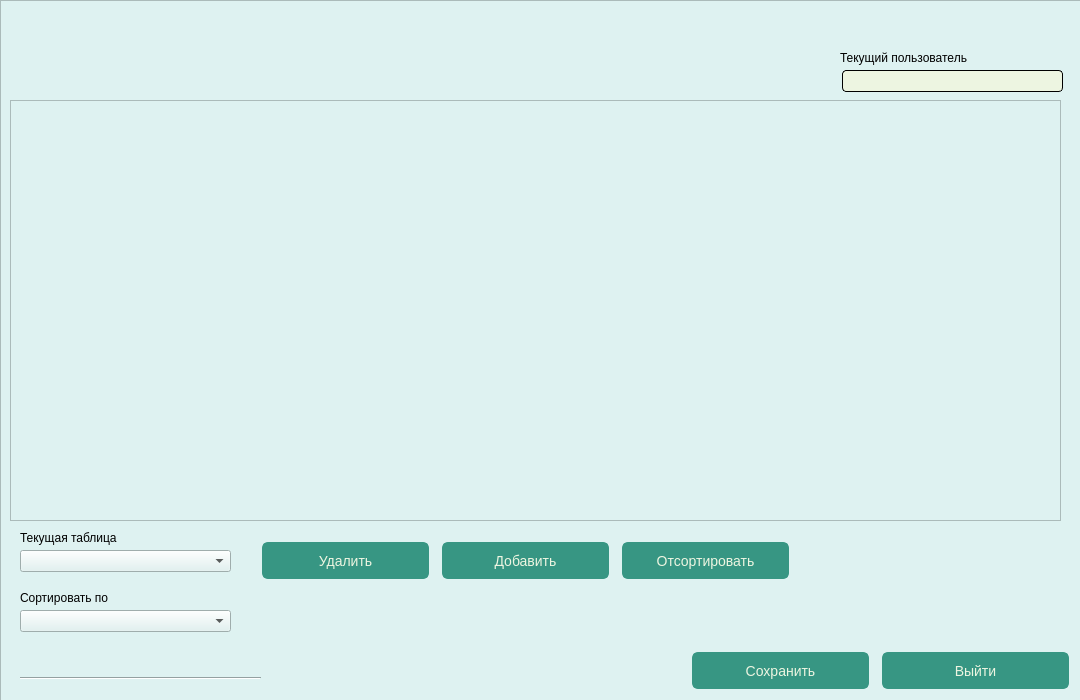
<?xml version="1.0" encoding="UTF-8"?>
<ui version="4.0">
 <class>workwindow</class>
 <widget class="QWidget" name="workwindow">
  <property name="geometry">
   <rect>
    <x>0</x>
    <y>0</y>
    <width>1080</width>
    <height>700</height>
   </rect>
  </property>
  <property name="windowTitle">
   <string/>
  </property>
  <property name="styleSheet">
   <string notr="true">/*-----QWidget-----*/
QWidget
{
	background-color: #DEF2F1;
	color: #000000;
	border-color: #000000;

}

/*-----QPushButton-----*/
QPushButton
{
	background-color: #379683;
	color: rgb(237, 245, 225);
    font-family: &quot;Arial&quot;;
    font-size: 14px;
	border-style: solid;
	border-width: 2px;
	border-radius: 6px;
	border-color: #379683;
	margin: 2px;

}
QPushButton {
    background-color: #379683;
    color: rgb(237, 245, 225);
    font-family: &quot;Arial&quot;;
    font-size: 14px;
    border-style: solid;
    border-width: 2px;
    border-radius: 6px;
    border-color: #379683;
    margin: 2px;
}

QPushButton:hover {
    background-color: #2d6a5f; 
}

QPushButton:pressed {
    background-color: #266057;
}

/*-----QLineEdit-----*/
QLineEdit
{
    font-family: &quot;Arial&quot;;
	background-color: rgb(237, 245, 225);
	color: #000000;
	border-style: solid;
	border-width: 1px;
	border-radius: 4px;
	border-color: #000000;
	font-family: &quot;Azonix&quot;;

}

QToolButton {
    background-color: transparent; 
    border: none; 
}

QLabel {
    font-family: &quot;Arial&quot;;
}</string>
  </property>
  <widget class="QFrame" name="WorkFrame">
   <property name="geometry">
    <rect>
     <x>0</x>
     <y>0</y>
     <width>1081</width>
     <height>701</height>
    </rect>
   </property>
   <property name="frameShape">
    <enum>QFrame::StyledPanel</enum>
   </property>
   <property name="frameShadow">
    <enum>QFrame::Raised</enum>
   </property>
   <widget class="QStackedWidget" name="WorkPages">
    <property name="geometry">
     <rect>
      <x>10</x>
      <y>10</y>
      <width>1061</width>
      <height>681</height>
     </rect>
    </property>
    <property name="currentIndex">
     <number>1</number>
    </property>
    <widget class="QWidget" name="NotAccessPage">
     <widget class="QLabel" name="NoAccessLabel">
      <property name="geometry">
       <rect>
        <x>310</x>
        <y>260</y>
        <width>421</width>
        <height>61</height>
       </rect>
      </property>
      <property name="font">
       <font>
        <family>Arial</family>
        <pointsize>44</pointsize>
        <bold>true</bold>
       </font>
      </property>
      <property name="text">
       <string>НЕТ ДОСТУПА</string>
      </property>
     </widget>
     <widget class="QPushButton" name="ExitButton_NoAcc">
      <property name="enabled">
       <bool>true</bool>
      </property>
      <property name="geometry">
       <rect>
        <x>930</x>
        <y>640</y>
        <width>131</width>
        <height>41</height>
       </rect>
      </property>
      <property name="font">
       <font>
        <family>Arial</family>
        <pointsize>-1</pointsize>
        <bold>false</bold>
       </font>
      </property>
      <property name="text">
       <string>Выйти</string>
      </property>
     </widget>
     <widget class="QLineEdit" name="CurrectUserLineEdit_NoAcc">
      <property name="geometry">
       <rect>
        <x>830</x>
        <y>30</y>
        <width>231</width>
        <height>22</height>
       </rect>
      </property>
      <property name="readOnly">
       <bool>true</bool>
      </property>
     </widget>
     <widget class="QLabel" name="CurrectUserLabel_NoAcc">
      <property name="geometry">
       <rect>
        <x>830</x>
        <y>10</y>
        <width>141</width>
        <height>16</height>
       </rect>
      </property>
      <property name="text">
       <string>Текущий пользователь</string>
      </property>
     </widget>
    </widget>
    <widget class="QWidget" name="AccessPage">
     <widget class="QComboBox" name="CurrectTableCmB_Work">
      <property name="geometry">
       <rect>
        <x>10</x>
        <y>540</y>
        <width>211</width>
        <height>22</height>
       </rect>
      </property>
     </widget>
     <widget class="QPushButton" name="ExitButton_Work">
      <property name="geometry">
       <rect>
        <x>870</x>
        <y>640</y>
        <width>191</width>
        <height>41</height>
       </rect>
      </property>
      <property name="text">
       <string>Выйти</string>
      </property>
     </widget>
     <widget class="QPushButton" name="SaveButton_Work">
      <property name="geometry">
       <rect>
        <x>680</x>
        <y>640</y>
        <width>181</width>
        <height>41</height>
       </rect>
      </property>
      <property name="text">
       <string>Сохранить</string>
      </property>
     </widget>
     <widget class="QLabel" name="CurrectTable_Work">
      <property name="geometry">
       <rect>
        <x>10</x>
        <y>520</y>
        <width>101</width>
        <height>16</height>
       </rect>
      </property>
      <property name="text">
       <string>Текущая таблица</string>
      </property>
     </widget>
     <widget class="QLineEdit" name="CurrectUserLineEdit_Work">
      <property name="geometry">
       <rect>
        <x>832</x>
        <y>60</y>
        <width>221</width>
        <height>22</height>
       </rect>
      </property>
      <property name="readOnly">
       <bool>true</bool>
      </property>
     </widget>
     <widget class="QLabel" name="CurrectUserLabel_Work">
      <property name="geometry">
       <rect>
        <x>830</x>
        <y>40</y>
        <width>131</width>
        <height>16</height>
       </rect>
      </property>
      <property name="text">
       <string>Текущий пользователь</string>
      </property>
     </widget>
     <widget class="QToolButton" name="ReloadButtonIcon_Work">
      <property name="geometry">
       <rect>
        <x>1020</x>
        <y>520</y>
        <width>31</width>
        <height>31</height>
       </rect>
      </property>
      <property name="text">
       <string/>
      </property>
     </widget>
     <widget class="Line" name="line_4">
      <property name="geometry">
       <rect>
        <x>10</x>
        <y>660</y>
        <width>241</width>
        <height>16</height>
       </rect>
      </property>
      <property name="orientation">
       <enum>Qt::Horizontal</enum>
      </property>
     </widget>
     <widget class="QLabel" name="InfoLabel_Work">
      <property name="geometry">
       <rect>
        <x>10</x>
        <y>640</y>
        <width>241</width>
        <height>16</height>
       </rect>
      </property>
      <property name="text">
       <string/>
      </property>
     </widget>
     <widget class="QPushButton" name="DelRowBut_Work">
      <property name="geometry">
       <rect>
        <x>250</x>
        <y>530</y>
        <width>171</width>
        <height>41</height>
       </rect>
      </property>
      <property name="text">
       <string>Удалить</string>
      </property>
     </widget>
     <widget class="QPushButton" name="AddRowBut_Work">
      <property name="geometry">
       <rect>
        <x>430</x>
        <y>530</y>
        <width>171</width>
        <height>41</height>
       </rect>
      </property>
      <property name="text">
       <string>Добавить</string>
      </property>
     </widget>
     <widget class="QPushButton" name="SortTableBut_Work">
      <property name="geometry">
       <rect>
        <x>610</x>
        <y>530</y>
        <width>171</width>
        <height>41</height>
       </rect>
      </property>
      <property name="text">
       <string>Отсортировать</string>
      </property>
     </widget>
     <widget class="QLabel" name="SortLabel_Work">
      <property name="geometry">
       <rect>
        <x>10</x>
        <y>580</y>
        <width>101</width>
        <height>16</height>
       </rect>
      </property>
      <property name="text">
       <string>Сортировать по</string>
      </property>
     </widget>
     <widget class="QComboBox" name="SortCmB_Work">
      <property name="geometry">
       <rect>
        <x>10</x>
        <y>600</y>
        <width>211</width>
        <height>22</height>
       </rect>
      </property>
     </widget>
     <widget class="QTableWidget" name="MainTable_Work">
      <property name="geometry">
       <rect>
        <x>0</x>
        <y>90</y>
        <width>1051</width>
        <height>421</height>
       </rect>
      </property>
     </widget>
     <widget class="QLabel" name="Logo_2">
      <property name="geometry">
       <rect>
        <x>10</x>
        <y>10</y>
        <width>800</width>
        <height>70</height>
       </rect>
      </property>
      <property name="text">
       <string/>
      </property>
     </widget>
    </widget>
    <widget class="QWidget" name="AdminPage">
     <widget class="QGroupBox" name="CreateUser">
      <property name="geometry">
       <rect>
        <x>20</x>
        <y>10</y>
        <width>331</width>
        <height>211</height>
       </rect>
      </property>
      <property name="title">
       <string>Создать пользователя</string>
      </property>
      <widget class="QLineEdit" name="LogLineEdit_Adm">
       <property name="geometry">
        <rect>
         <x>10</x>
         <y>50</y>
         <width>201</width>
         <height>22</height>
        </rect>
       </property>
      </widget>
      <widget class="QLineEdit" name="PassLineEdit_Adm">
       <property name="geometry">
        <rect>
         <x>10</x>
         <y>100</y>
         <width>201</width>
         <height>22</height>
        </rect>
       </property>
      </widget>
      <widget class="QLabel" name="LogLabel_Adm">
       <property name="geometry">
        <rect>
         <x>10</x>
         <y>30</y>
         <width>49</width>
         <height>16</height>
        </rect>
       </property>
       <property name="text">
        <string>Логин</string>
       </property>
      </widget>
      <widget class="QLabel" name="PassLabel_Adm">
       <property name="geometry">
        <rect>
         <x>10</x>
         <y>80</y>
         <width>49</width>
         <height>16</height>
        </rect>
       </property>
       <property name="text">
        <string>Пароль</string>
       </property>
      </widget>
      <widget class="QLabel" name="AccessLevelLabel_Adm">
       <property name="geometry">
        <rect>
         <x>10</x>
         <y>130</y>
         <width>101</width>
         <height>21</height>
        </rect>
       </property>
       <property name="text">
        <string>Уровень доступа</string>
       </property>
      </widget>
      <widget class="QComboBox" name="AccessLevelCmB1_Adm">
       <property name="geometry">
        <rect>
         <x>180</x>
         <y>130</y>
         <width>31</width>
         <height>22</height>
        </rect>
       </property>
       <property name="cursor">
        <cursorShape>PointingHandCursor</cursorShape>
       </property>
       <item>
        <property name="text">
         <string>1</string>
        </property>
       </item>
       <item>
        <property name="text">
         <string>2</string>
        </property>
       </item>
       <item>
        <property name="text">
         <string>3</string>
        </property>
       </item>
      </widget>
      <widget class="Line" name="line_2">
       <property name="geometry">
        <rect>
         <x>7</x>
         <y>180</y>
         <width>191</width>
         <height>20</height>
        </rect>
       </property>
       <property name="orientation">
        <enum>Qt::Horizontal</enum>
       </property>
      </widget>
      <widget class="QPushButton" name="CreateUserButton_Adm">
       <property name="geometry">
        <rect>
         <x>210</x>
         <y>160</y>
         <width>111</width>
         <height>31</height>
        </rect>
       </property>
       <property name="font">
        <font>
         <family>Arial</family>
         <pointsize>-1</pointsize>
        </font>
       </property>
       <property name="cursor">
        <cursorShape>PointingHandCursor</cursorShape>
       </property>
       <property name="text">
        <string>Создать</string>
       </property>
      </widget>
      <widget class="QLabel" name="InfoLabel_CreateUserAdm">
       <property name="geometry">
        <rect>
         <x>10</x>
         <y>160</y>
         <width>191</width>
         <height>21</height>
        </rect>
       </property>
       <property name="text">
        <string/>
       </property>
      </widget>
     </widget>
     <widget class="QGroupBox" name="TableControl">
      <property name="geometry">
       <rect>
        <x>370</x>
        <y>10</y>
        <width>681</width>
        <height>661</height>
       </rect>
      </property>
      <property name="title">
       <string>Управление таблицами</string>
      </property>
      <widget class="QLabel" name="CurrectTableLabel_Adm">
       <property name="geometry">
        <rect>
         <x>10</x>
         <y>470</y>
         <width>131</width>
         <height>21</height>
        </rect>
       </property>
       <property name="font">
        <font>
         <family>Arial</family>
         <pointsize>12</pointsize>
        </font>
       </property>
       <property name="text">
        <string>Текущая таблица</string>
       </property>
      </widget>
      <widget class="QComboBox" name="CurrectTableCmB_Adm">
       <property name="geometry">
        <rect>
         <x>140</x>
         <y>470</y>
         <width>181</width>
         <height>22</height>
        </rect>
       </property>
       <property name="cursor">
        <cursorShape>PointingHandCursor</cursorShape>
       </property>
      </widget>
      <widget class="QPushButton" name="SaveButton_Adm">
       <property name="geometry">
        <rect>
         <x>540</x>
         <y>610</y>
         <width>131</width>
         <height>41</height>
        </rect>
       </property>
       <property name="font">
        <font>
         <family>Arial</family>
         <pointsize>-1</pointsize>
        </font>
       </property>
       <property name="cursor">
        <cursorShape>PointingHandCursor</cursorShape>
       </property>
       <property name="text">
        <string>Сохранить</string>
       </property>
      </widget>
      <widget class="QToolButton" name="ReloadButtonIcon_Adm">
       <property name="geometry">
        <rect>
         <x>641</x>
         <y>470</y>
         <width>31</width>
         <height>31</height>
        </rect>
       </property>
       <property name="text">
        <string/>
       </property>
      </widget>
      <widget class="QPushButton" name="DelRowBut_Adm">
       <property name="geometry">
        <rect>
         <x>400</x>
         <y>610</y>
         <width>131</width>
         <height>41</height>
        </rect>
       </property>
       <property name="text">
        <string>Удалить</string>
       </property>
      </widget>
      <widget class="QPushButton" name="AddRowBut_Adm">
       <property name="geometry">
        <rect>
         <x>260</x>
         <y>610</y>
         <width>131</width>
         <height>41</height>
        </rect>
       </property>
       <property name="text">
        <string>Добавить</string>
       </property>
      </widget>
      <widget class="QPushButton" name="SortTableBut_Adm">
       <property name="geometry">
        <rect>
         <x>120</x>
         <y>610</y>
         <width>131</width>
         <height>41</height>
        </rect>
       </property>
       <property name="text">
        <string>Отсортировать</string>
       </property>
      </widget>
      <widget class="QComboBox" name="SortCmB_Adm">
       <property name="geometry">
        <rect>
         <x>140</x>
         <y>510</y>
         <width>181</width>
         <height>22</height>
        </rect>
       </property>
      </widget>
      <widget class="QLabel" name="SortLabel_Adm">
       <property name="geometry">
        <rect>
         <x>10</x>
         <y>510</y>
         <width>131</width>
         <height>21</height>
        </rect>
       </property>
       <property name="font">
        <font>
         <family>Arial</family>
         <pointsize>12</pointsize>
        </font>
       </property>
       <property name="text">
        <string>Сортировать по</string>
       </property>
      </widget>
      <widget class="QTableWidget" name="MainTable_Adm">
       <property name="geometry">
        <rect>
         <x>10</x>
         <y>20</y>
         <width>661</width>
         <height>441</height>
        </rect>
       </property>
      </widget>
      <widget class="QPushButton" name="ExitButton_Adm">
       <property name="geometry">
        <rect>
         <x>540</x>
         <y>560</y>
         <width>131</width>
         <height>41</height>
        </rect>
       </property>
       <property name="font">
        <font>
         <family>Arial</family>
         <pointsize>-1</pointsize>
        </font>
       </property>
       <property name="cursor">
        <cursorShape>PointingHandCursor</cursorShape>
       </property>
       <property name="text">
        <string>Выйти</string>
       </property>
      </widget>
      <widget class="QLabel" name="Logo">
       <property name="geometry">
        <rect>
         <x>330</x>
         <y>469</y>
         <width>340</width>
         <height>60</height>
        </rect>
       </property>
       <property name="text">
        <string/>
       </property>
      </widget>
     </widget>
     <widget class="QGroupBox" name="EditUser">
      <property name="geometry">
       <rect>
        <x>20</x>
        <y>240</y>
        <width>331</width>
        <height>431</height>
       </rect>
      </property>
      <property name="title">
       <string>Выдать права</string>
      </property>
      <widget class="QListView" name="UsersList_Adm">
       <property name="geometry">
        <rect>
         <x>160</x>
         <y>30</y>
         <width>161</width>
         <height>311</height>
        </rect>
       </property>
      </widget>
      <widget class="QComboBox" name="AccessLevelCmBox2_Adm">
       <property name="geometry">
        <rect>
         <x>120</x>
         <y>30</y>
         <width>31</width>
         <height>22</height>
        </rect>
       </property>
       <property name="cursor">
        <cursorShape>PointingHandCursor</cursorShape>
       </property>
       <item>
        <property name="text">
         <string>1</string>
        </property>
       </item>
       <item>
        <property name="text">
         <string>2</string>
        </property>
       </item>
       <item>
        <property name="text">
         <string>3</string>
        </property>
       </item>
      </widget>
      <widget class="QLabel" name="AccessLevelLabel_Adm_2">
       <property name="geometry">
        <rect>
         <x>10</x>
         <y>30</y>
         <width>101</width>
         <height>21</height>
        </rect>
       </property>
       <property name="text">
        <string>Уровень доступа</string>
       </property>
      </widget>
      <widget class="QPushButton" name="ChangeAccessLevelButton_Adm">
       <property name="geometry">
        <rect>
         <x>160</x>
         <y>390</y>
         <width>161</width>
         <height>31</height>
        </rect>
       </property>
       <property name="cursor">
        <cursorShape>PointingHandCursor</cursorShape>
       </property>
       <property name="text">
        <string>Заменить</string>
       </property>
      </widget>
      <widget class="QLabel" name="InfoLabel_Adm">
       <property name="geometry">
        <rect>
         <x>10</x>
         <y>351</y>
         <width>311</width>
         <height>20</height>
        </rect>
       </property>
       <property name="text">
        <string/>
       </property>
      </widget>
      <widget class="QLineEdit" name="NewPassLineEdit_Adm">
       <property name="geometry">
        <rect>
         <x>10</x>
         <y>100</y>
         <width>141</width>
         <height>22</height>
        </rect>
       </property>
      </widget>
      <widget class="QLabel" name="NewPassLabel_Adm">
       <property name="geometry">
        <rect>
         <x>10</x>
         <y>80</y>
         <width>91</width>
         <height>16</height>
        </rect>
       </property>
       <property name="text">
        <string>Новый пароль</string>
       </property>
      </widget>
      <widget class="Line" name="line_3">
       <property name="geometry">
        <rect>
         <x>10</x>
         <y>60</y>
         <width>141</width>
         <height>16</height>
        </rect>
       </property>
       <property name="orientation">
        <enum>Qt::Horizontal</enum>
       </property>
      </widget>
      <widget class="QPushButton" name="DelUserButton_Adm">
       <property name="geometry">
        <rect>
         <x>10</x>
         <y>390</y>
         <width>151</width>
         <height>31</height>
        </rect>
       </property>
       <property name="cursor">
        <cursorShape>PointingHandCursor</cursorShape>
       </property>
       <property name="text">
        <string>Удалить</string>
       </property>
      </widget>
      <widget class="Line" name="line">
       <property name="geometry">
        <rect>
         <x>10</x>
         <y>370</y>
         <width>311</width>
         <height>16</height>
        </rect>
       </property>
       <property name="orientation">
        <enum>Qt::Horizontal</enum>
       </property>
      </widget>
      <widget class="QPushButton" name="SortUsersButton_Adm">
       <property name="geometry">
        <rect>
         <x>40</x>
         <y>310</y>
         <width>111</width>
         <height>31</height>
        </rect>
       </property>
       <property name="text">
        <string>Сортировать</string>
       </property>
      </widget>
     </widget>
    </widget>
   </widget>
  </widget>
 </widget>
 <resources/>
 <connections/>
</ui>
